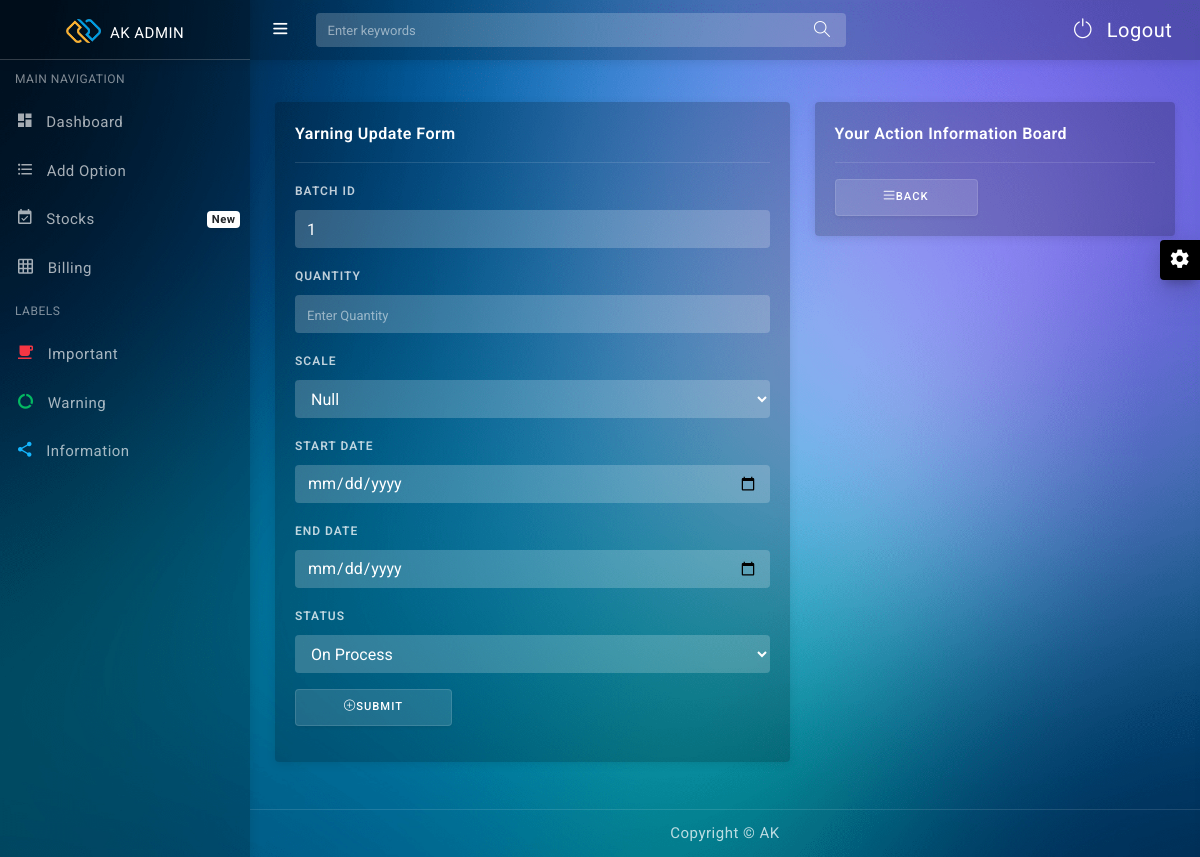
Screenshot of /yarningupdate.php?batchid=1 with the database file from the repository.
### tables this page shows
CREATE TABLE `yarning` (
  `batchid` int(11) NOT NULL,
  `process` varchar(255) NOT NULL,
  `material` varchar(255) NOT NULL,
  `quantity` int(11) NOT NULL,
  `scale` varchar(255) NOT NULL,
  `startdate` datetime NOT NULL,
  `enddate` datetime NOT NULL,
  `status` varchar(255) NOT NULL
);

### yarningupdate.php (the view, shortened to what this page needs)
<!DOCTYPE html>
<html lang="en">
<head>
  <link href="assets/css/pace.min.css" rel="stylesheet"/>
  <link href="assets/plugins/simplebar/css/simplebar.css" rel="stylesheet"/>
  <link href="assets/css/bootstrap.min.css" rel="stylesheet"/>
  <link href="assets/css/animate.css" rel="stylesheet" type="text/css"/>
  <link href="assets/css/icons.css" rel="stylesheet" type="text/css"/>
  <link href="assets/css/sidebar-menu.css" rel="stylesheet"/>
  <link href="assets/css/app-style.css" rel="stylesheet"/>
</head>
<body class="bg-theme bg-theme1">
 <div id="wrapper">
   <div id="sidebar-wrapper" data-simplebar="" data-simplebar-auto-hide="true">
     <div class="brand-logo">
      <a href="index.html">
       <img src="assets/images/logo-icon.png" class="logo-icon" alt="logo icon">
       <h5 class="logo-text">AK Admin</h5>
     </a>
   </div>
   <ul class="sidebar-menu do-nicescrol">
      <li class="sidebar-header">MAIN NAVIGATION</li>
      <li>
        <a href="home.php">
          <i class="zmdi zmdi-view-dashboard"></i> <span>Dashboard</span>
        </a>
      </li>
        <li>
        <a href="addoption">
          <i class="zmdi zmdi-format-list-bulleted"></i> <span>Add Option</span>
        </a>
      </li>
<li>
        <a href="calendar.html">
          <i class="zmdi zmdi-calendar-check"></i> <span>Stocks</span>
          <small class="badge float-right badge-light">New</small>
        </a>
      </li>
      <li>
        <a href="tables.html">
          <i class="zmdi zmdi-grid"></i> <span>Billing</span>
        </a>
      </li>
      <li class="sidebar-header">LABELS</li>
      <li><a href="javaScript:void();"><i class="zmdi zmdi-coffee text-danger"></i> <span>Important</span></a></li>
      <li><a href="javaScript:void();"><i class="zmdi zmdi-chart-donut text-success"></i> <span>Warning</span></a></li>
      <li><a href="javaScript:void();"><i class="zmdi zmdi-share text-info"></i> <span>Information</span></a></li>
    </ul>
   </div>
<header class="topbar-nav">
 <nav class="navbar navbar-expand fixed-top">
  <ul class="navbar-nav mr-auto align-items-center">
    <li class="nav-item">
      <a class="nav-link toggle-menu" href="javascript:void();">
       <i class="icon-menu menu-icon"></i>
     </a>
    </li>
    <li class="nav-item">
      <form class="search-bar">
        <input type="text" class="form-control" placeholder="Enter keywords">
         <a href="javascript:void();"><i class="icon-magnifier"></i></a>
      </form>
    </li>
  </ul>
  <ul class="navbar-nav align-items-center right-nav-link">
    <li class="nav-item dropdown-lg">
      <a class="nav-link dropdown-toggle dropdown-toggle-nocaret waves-effect"  href="logout.php">
     <i class="icon-power mr-2"></i> Logout</a>
    </li>
  </ul>
</nav>
</header>
  <div class="content-wrapper">
    <div class="container-fluid">
<?php
require_once("connection.php");
$batchid = $_GET['batchid'];
$result = mysqli_query($conn, "SELECT * FROM yarning WHERE batchid = $batchid");
$resultData = mysqli_fetch_assoc($result);
$batchid = $resultData['batchid'];
$qty = $resultData['qty'];
$scale = $resultData['scale'];
$startdate = $resultData['startdate'];
$enddate = $resultData['enddate'];
$status = $resultData['status'];
?>
  <div class="row mt-3">
  <div class="col-lg-7">
         <div class="card">
           <div class="card-body">
           <div class="card-title">Yarning Update Form</div>
           <hr>
            <form method="post" action="">
           <div class="form-group">
            <label for="input-1">Batch ID</label>
            <input type="Number" min="1" class="form-control" id="input-1" placeholder="Enter Batch ID" name="batchid" value="<?php echo $batchid; ?>">
           </div>
           <div class="form-group">
            <label for="input-2">Quantity</label>
            <input type="Number" min="1" class="form-control" id="input-2" placeholder="Enter Quantity" name="qty" value="<?php echo $qty; ?>">
           </div>
           <div class="form-group">
            <label for="input-3">Scale</label>
             <select  class="form-control" id="input-3" placeholder="Enter scale" name="scale">
              <option  class="form-control" id="input-3"  hidden><?php echo $scale; ?></option>
            </select>
           </div>
           <div class="form-group">
            <label for="input-4">Start Date</label>
            <input type="date" class="form-control" id="input-4" name="startdate" value="<?php echo $startdate; ?>">
           </div>
            <div class="form-group">
            <label for="input-4">End Date</label>
            <input type="date" class="form-control" id="input-4" name="enddate" value="<?php echo $enddate; ?>">
           </div>
            <div class="form-group">
            <label for="input-4">Status</label>
            <select class="form-control" id="input-4" name="status" value="<?php echo $status; ?>" required>
    <option value="<?php echo $status; ?>" hidden><?php echo $status; ?></option>
  </select>
           </div>
           <div class="form-group">
            <button type="submit" value="Submit" name="submit" class="btn btn-light px-5"><i class="icon-plus"></i>submit</button>
          </div>
          </form>
         </div>
         </div>
      </div>
 <div class="col-lg-5">
         <div class="card">
           <div class="card-body">
           <div class="card-title">Your Action Information Board</div>
           <hr>
         <button type="submit" value="Back" name="back" class="btn btn-light px-5" onclick="window.location.href = 'yarningreport.php';"><i class="icon-menu"></i>Back</button>
         </div>
         </div>
      </div>
    </div>
   </div>
	<footer class="footer">
      <div class="container">
        <div class="text-center">
          Copyright © AK
        </div>
      </div>
    </footer>
   <div class="right-sidebar">
    <div class="switcher-icon">
      <i class="zmdi zmdi-settings zmdi-hc-spin"></i>
    </div>
   </div>
  </div>
</body>
</html>

### assets/css/sidebar-menu.css (style rules this page uses)
.sidebar-menu { list-style: none; margin: 0; padding: 0; background-color: transparent; }
.sidebar-menu>li { position: relative; margin: 0; padding: 0; }
.sidebar-menu>li>a { padding: 13px 5px 13px 15px; display: block; border-left: 3px solid transparent; color: rgba(255, 255, 255, 0.65); font-size: 15px; }
.sidebar-menu>li .label, .sidebar-menu>li .badge { margin-top: 3px; margin-right: 5px; }
.sidebar-menu li.sidebar-header { padding: 10px 25px 10px 15px; font-size: 12px; color: rgba(255, 255, 255, 0.5); }
.sidebar-menu a { color: #b8c7ce; text-decoration: none; }

### rows the page displays
yarning: batchid "1", scale "Null", status "On Process"
